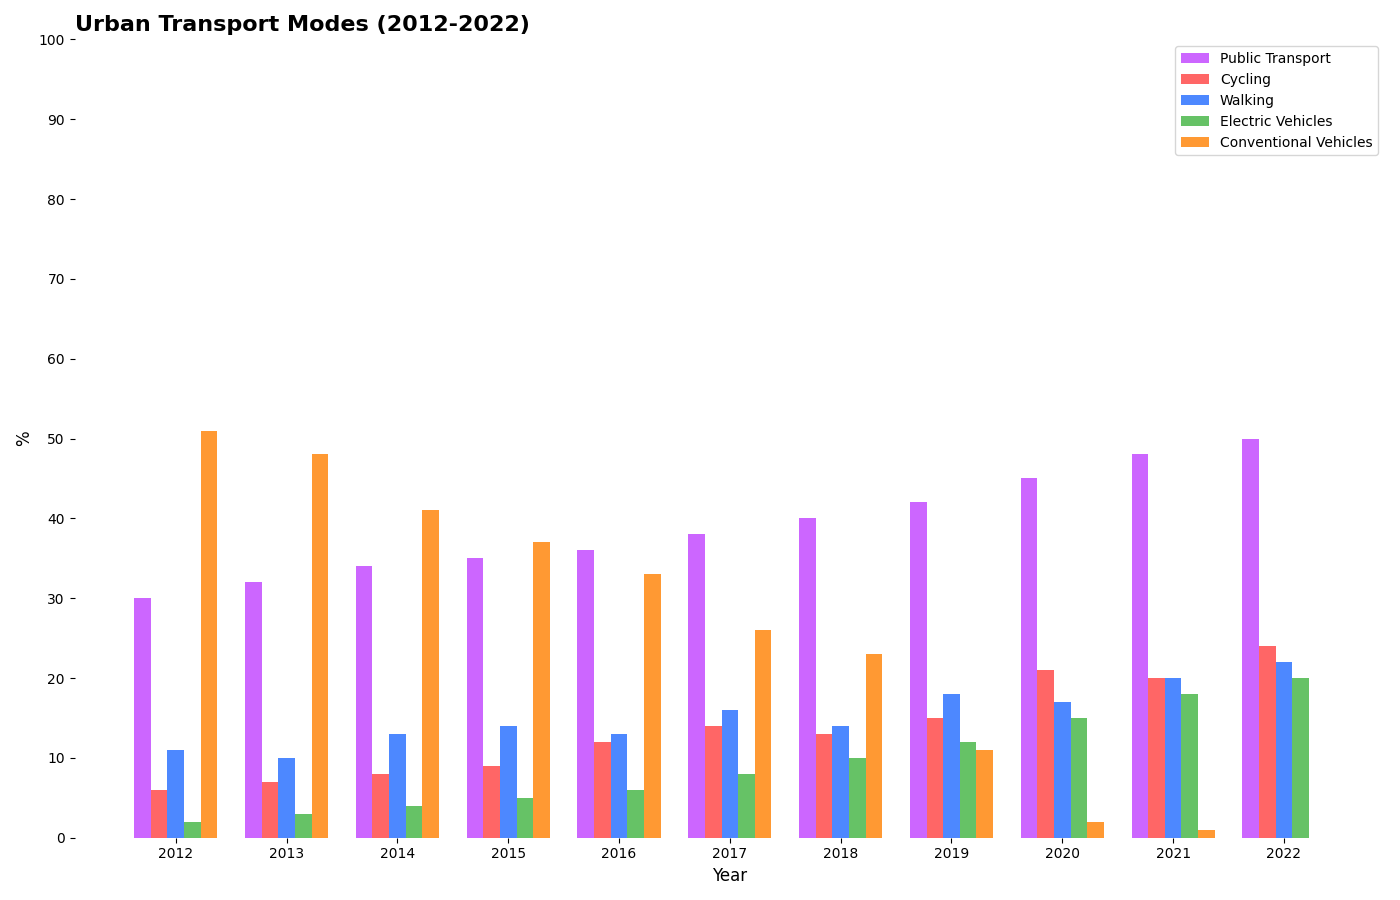

The Python source for this figure:
import matplotlib.pyplot as plt
import numpy as np

years = np.arange(2012, 2023)
public_transport = np.array([30, 32, 34, 35, 36, 38, 40, 42, 45, 48, 50])
cycling = np.array([6, 7, 8, 9, 12, 14, 13, 15, 21, 20, 24])
walking = np.array([11, 10, 13, 14, 13, 16, 14, 18, 17, 20, 22])
electric_vehicles = np.array([2, 3, 4, 5, 6, 8, 10, 12, 15, 18, 20])
conventional_vehicles = np.array([51, 48, 41, 37, 33, 26, 23, 11, 2, 1, 0])

fig, ax = plt.subplots(figsize=(14, 9))
bar_width = 0.15  # Width for each bar

# Assigning colors to each category and plotting them with an offset to create a grouped bar chart
ax.bar(years - 2*bar_width, public_transport, width=bar_width, color='#cc66ff', label='Public Transport')
ax.bar(years - bar_width, cycling, width=bar_width, color='#ff6666', label='Cycling')
ax.bar(years, walking, width=bar_width, color='#4d88ff', label='Walking')
ax.bar(years + bar_width, electric_vehicles, width=bar_width, color='#66c266', label='Electric Vehicles')
ax.bar(years + 2*bar_width, conventional_vehicles, width=bar_width, color='#ff9933', label='Conventional Vehicles')

ax.set_title("Urban Transport Modes (2012-2022)", fontsize=16, fontweight='bold', loc='left')
ax.set_xlabel("Year", fontsize=12)
ax.set_ylabel("%", fontsize=12)
ax.set_xticks(years)
ax.set_yticks(range(0, 101, 10))
ax.set_ylim(0, 100)

ax.legend()

for spine in ax.spines.values():
    spine.set_visible(False)

plt.tight_layout()
plt.show()
